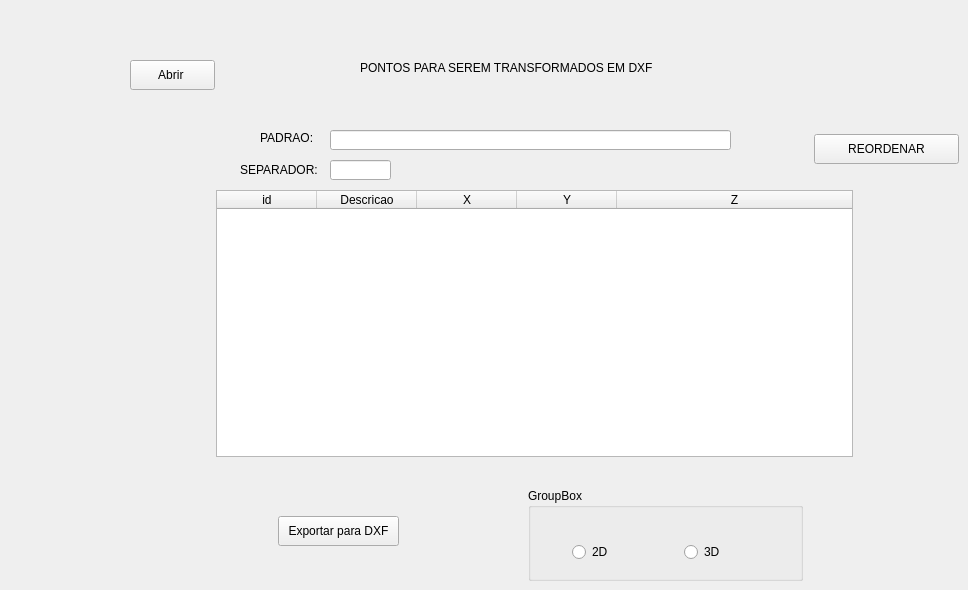
     <widget class="QWidget" name="ponto2dxf">
      <attribute name="title">
       <string>Pontos 2 dxf</string>
      </attribute>
      <widget class="QPushButton" name="pushButton_pontos2dxf">
       <property name="geometry">
        <rect>
         <x>130</x>
         <y>60</y>
         <width>85</width>
         <height>30</height>
        </rect>
       </property>
       <property name="text">
        <string>Abrir </string>
       </property>
      </widget>
      <widget class="QLabel" name="label_23">
       <property name="geometry">
        <rect>
         <x>360</x>
         <y>60</y>
         <width>411</width>
         <height>16</height>
        </rect>
       </property>
       <property name="text">
        <string>PONTOS PARA SEREM TRANSFORMADOS EM DXF</string>
       </property>
      </widget>
      <widget class="QTableWidget" name="tableWidget_dadosBrutos_2">
       <property name="geometry">
        <rect>
         <x>216</x>
         <y>190</y>
         <width>637</width>
         <height>267</height>
        </rect>
       </property>
       <property name="minimumSize">
        <size>
         <width>637</width>
         <height>0</height>
        </size>
       </property>
       <attribute name="horizontalHeaderStretchLastSection">
        <bool>true</bool>
       </attribute>
       <column>
        <property name="text">
         <string>id</string>
        </property>
       </column>
       <column>
        <property name="text">
         <string>Descricao</string>
        </property>
       </column>
       <column>
        <property name="text">
         <string>X</string>
        </property>
       </column>
       <column>
        <property name="text">
         <string>Y</string>
        </property>
       </column>
       <column>
        <property name="text">
         <string>Z</string>
        </property>
       </column>
      </widget>
      <widget class="QLineEdit" name="lineEdit_padrao">
       <property name="geometry">
        <rect>
         <x>330</x>
         <y>130</y>
         <width>401</width>
         <height>20</height>
        </rect>
       </property>
      </widget>
      <widget class="QLabel" name="label_24">
       <property name="geometry">
        <rect>
         <x>260</x>
         <y>130</y>
         <width>61</width>
         <height>16</height>
        </rect>
       </property>
       <property name="text">
        <string>PADRAO:</string>
       </property>
      </widget>
      <widget class="QLineEdit" name="lineEdit_separador">
       <property name="geometry">
        <rect>
         <x>330</x>
         <y>160</y>
         <width>61</width>
         <height>20</height>
        </rect>
       </property>
      </widget>
      <widget class="QLabel" name="label_25">
       <property name="geometry">
        <rect>
         <x>240</x>
         <y>160</y>
         <width>81</width>
         <height>20</height>
        </rect>
       </property>
       <property name="text">
        <string>SEPARADOR:</string>
       </property>
      </widget>
      <widget class="QPushButton" name="pushButton_salvaPontos2dxf">
       <property name="geometry">
        <rect>
         <x>278</x>
         <y>516</y>
         <width>121</width>
         <height>30</height>
        </rect>
       </property>
       <property name="text">
        <string>Exportar para DXF</string>
       </property>
      </widget>
      <widget class="QGroupBox" name="groupBox">
       <property name="geometry">
        <rect>
         <x>528</x>
         <y>488</y>
         <width>275</width>
         <height>93</height>
        </rect>
       </property>
       <property name="title">
        <string>GroupBox</string>
       </property>
       <widget class="QRadioButton" name="radioButtonpontotodxf2d">
        <property name="geometry">
         <rect>
          <x>44</x>
          <y>54</y>
          <width>103</width>
          <height>20</height>
         </rect>
        </property>
        <property name="text">
         <string>2D</string>
        </property>
       </widget>
       <widget class="QRadioButton" name="radioButtonponto2dxf3d">
        <property name="geometry">
         <rect>
          <x>156</x>
          <y>54</y>
          <width>103</width>
          <height>20</height>
         </rect>
        </property>
        <property name="text">
         <string>3D</string>
        </property>
       </widget>
      </widget>
      <widget class="QPushButton" name="pushButtonPontotoDXFReordenar">
       <property name="geometry">
        <rect>
         <x>814</x>
         <y>134</y>
         <width>145</width>
         <height>30</height>
        </rect>
       </property>
       <property name="text">
        <string>REORDENAR</string>
       </property>
      </widget>
     </widget>
